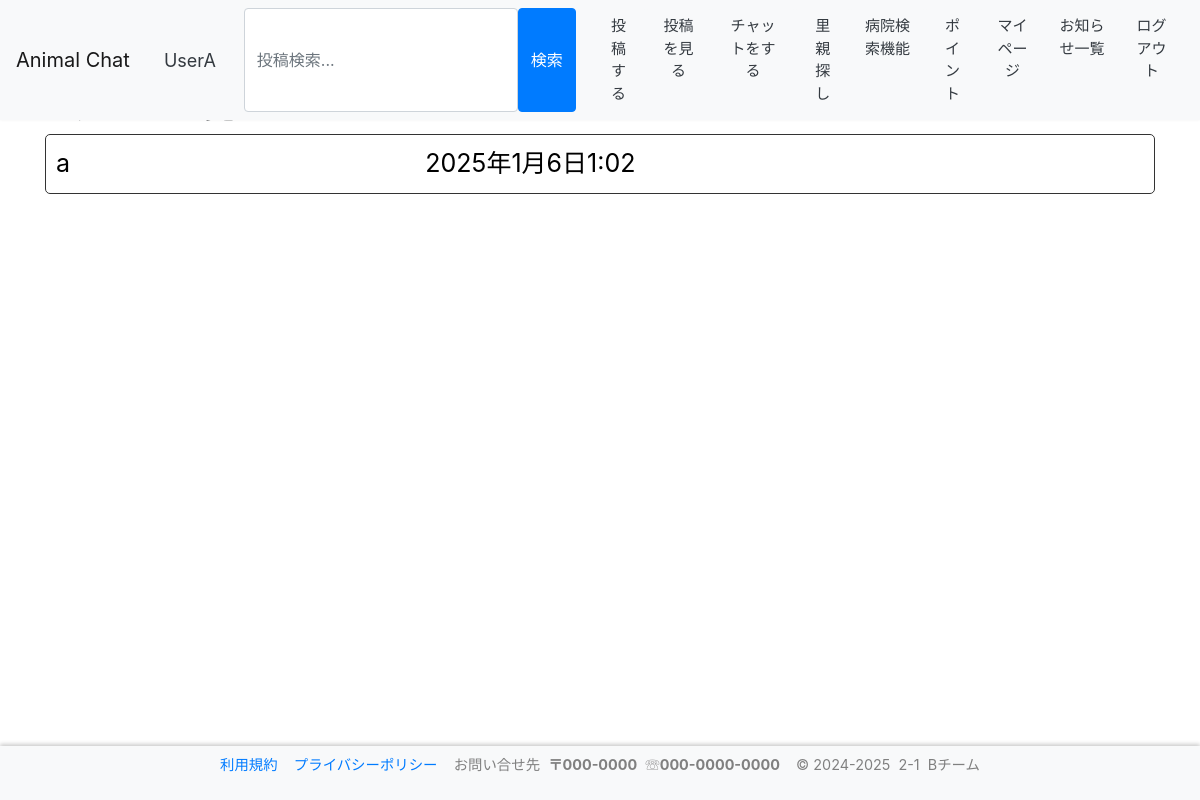
Before: /contents/notice_list/ (signed in) with the older database file.
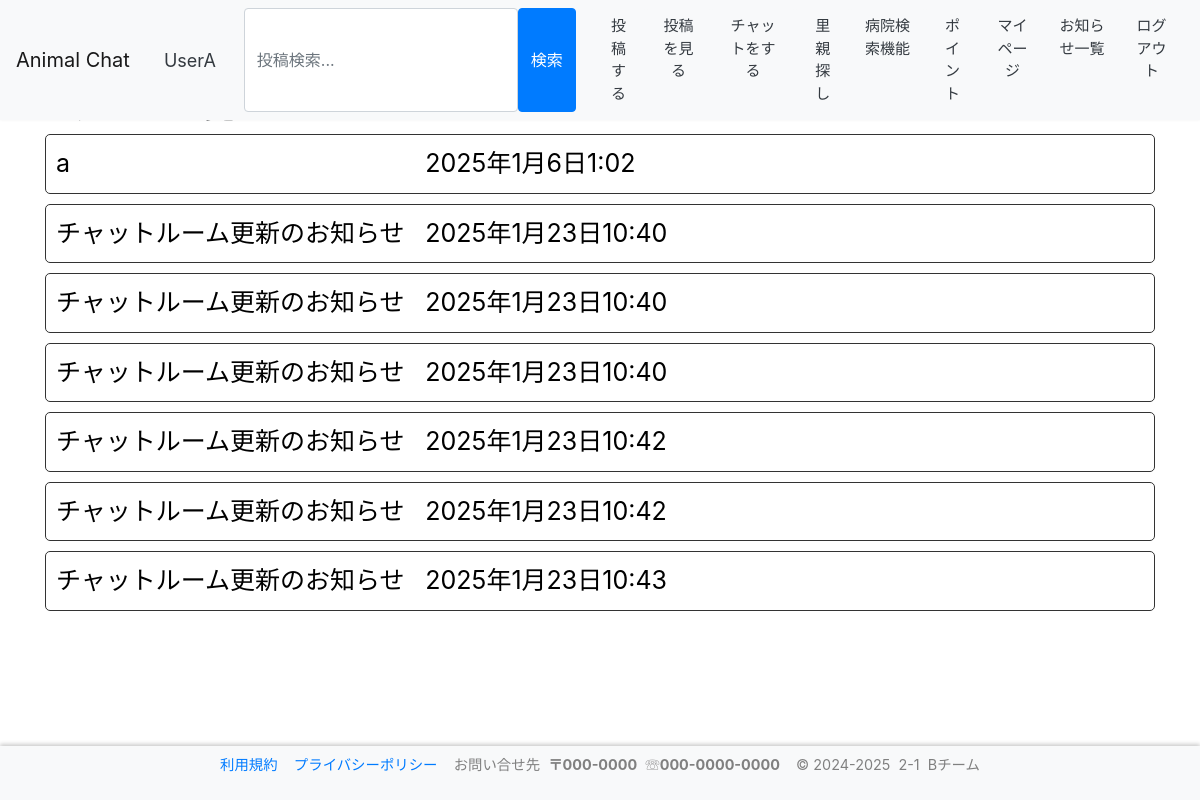
After: the same page with the newer database file.
### accounts/models.py (models this page shows)
class User(AbstractBaseUser, PermissionsMixin):
    screen_name = models.CharField(
        gettext_lazy('アカウント名'),
        max_length=128,
        default='',
        blank=True,
        help_text=gettext_lazy('128文字以内で入力してください'),
    )
    email = models.EmailField(gettext_lazy('メールアドレス'), unique=True)
    is_staff = models.BooleanField(
        gettext_lazy('staff status'),
        default=False,
        help_text=gettext_lazy('Designates whether the user can log into this admin site.'),
    )
    is_active = models.BooleanField(
        gettext_lazy('active'),
        default=True,
        help_text=gettext_lazy(
            'Designates whether this user should be treated as active. Unselect this instead of deleting accounts.'
        ),
    )
    date_joined = models.DateTimeField(gettext_lazy('date joined'), default=timezone.now)
    objects = CustomUserManager()
    points = models.IntegerField(
        default=0,
        blank=True,
        null=True,
    )
    pt_give = models.IntegerField(
        default=0,
        blank=True,
        null=True,
    )
    icon = models.ImageField(
        upload_to='icon/post',
        verbose_name='画像',
        null=True,
        blank=True
    )
    profile = models.TextField(
        gettext_lazy('プロフィール'),
        max_length=200,
        null=True,
        default='',
        blank=True,
        help_text=gettext_lazy('200文字以内で入力してください'),
    )
    USERNAME_FIELD = 'email'
    REQUIRED_FIELDS = []
    class Meta:
        verbose_name = gettext_lazy('user')
        verbose_name_plural = gettext_lazy('users')
    def __str__(self):
        return self.__unicode__()
    def __unicode__(self):
        return self.screen_name or self.email

### contents/models.py (models this page shows, shortened)
class NoticeList(models.Model):
    id = models.AutoField(primary_key=True)
    posted_at = models.DateTimeField(
        verbose_name="日時",
        auto_now_add=True
    )
    title = models.CharField(
        verbose_name="タイトル",
        max_length=30,
        default=""
    )
    text = models.TextField(
        verbose_name="本文"
    )
    target = models.IntegerField(
        null=True,
        blank=True,
    )

### contents/views.py (the view)
# urls.py: path('notice_list/', views.NoticeListView.as_view(), name='notice_l'),
class NoticeListView(ListView):
    template_name = 'contents/notice_list.html'
    paginate_by = 10
    context_object_name = "obj_data"
    def get_queryset(self):
        qs = NoticeList.objects.filter(Q(target=None)|Q(target=self.request.user.id))
        return qs

### templates/contents/notice_list.html (shortened to what this page needs)
{% extends "base.html" %}
{% load static %}
{% block content %}
<br>
    <div class="notice-container">
        <h2 class="notice-title">お知らせ一覧</h2>
        <div class="post-section">
        {% for data in obj_data %}
        <a style="text-decoration: none;font-style: #0000;color:black;" href= "{% url 'contents:notice_d' data.pk %}">
        <div class="card-columns" style="padding: 10px; margin-bottom: 10px; border: 1px solid #333333; border-radius: 5px; font-size:25px;">
            <div class="notice-content">
                <div class="notice-details">
                    <div>{{data.title}}</div>
                </div>
            </div>
            <div class="notice-time">{{ data.posted_at }}</div>
        </div>
      </a>
        {% endfor %}
        </div>
{% endblock %}

### templates/base.html (shortened to what this page needs)
<!doctype html>
<html lang="ja">
{% load static %}
<head>
    <link rel="stylesheet" href="https://cdn.jsdelivr.net/npm/bootstrap@4.6.0/dist/css/bootstrap.min.css"
>
    <link rel="stylesheet" href="https://cdn.jsdelivr.net/gh/gitbrent/bootstrap4-toggle@3.6.1/css/bootstrap4-toggle.min.css">
</head>
<header>
    <nav class="navbar navbar-expand-lg navbar-light bg-light">
            <a class="navbar-brand" href="{% url 'accounts:index' %}">Animal Chat</a>
        {% if user.is_authenticated %}
            <form method="get" action="{% url 'accounts:mypage' %}" >
                <button type="submit" class="btn btn-light text-dark me-2" style="font-size:18px;">
                    &nbsp{{ user|stringformat:"s" }}
                </button>
            </form>
        {% endif %}
        <div class="collapse navbar-collapse" id="navbarSupportedContent">
            <ul class="navbar-nav mr-auto">
                <br>
                <form method="get" action="{% url "post:posts_search" %}" class="col-12 col-lg-auto mb-2 mb-lg-0" role="search" style="display: flex;">
                    <input type="search" class="form-control" placeholder="投稿検索..." aria-label="Search" name="keyword" value="{{ request.GET.keyword }}" style="width:auto; height:auto;">
                    <input type="submit" value="検索" class="btn btn-primary ">
                </form>
                {% if user.is_authenticated %}
                    <form method="post" action="{% url 'post:posts' %}" >
                        <button type="submit" class="btn btn-light text-dark me-2" style=font-size:15px;>投稿する</button>
                    </form>
                    <form method="get" action="{% url 'post:posts_search' %}" >
                        <button type="submit" class="btn btn-light text-dark me-2" style=font-size:15px; style=font-size:15px;>投稿を見る</button>
                    </form>
                    <form method="get" action="{% url 'chat:index' %}" >
                        <button type="submit" class="btn btn-light text-dark me-2" style=font-size:15px;>チャットをする</button>
                    </form>
                    <form method="get" action="{% url 'accounts:adopt' %}" >
                        <button type="submit" class="btn btn-light text-dark me-2" style=font-size:15px;>里親探し</button>
                    </form>
                    <form method="get" action="{% url 'contents:hospital_list' %}" >
                        <button type="submit" class="btn btn-light text-dark me-2" style=font-size:15px;>病院検索機能</button>
                    </form>
                    <form method="get" action="{% url 'accounts:points' %}" >
                        <button type="submit" class="btn btn-light text-dark me-2" style=font-size:15px;>ポイント</button>
                    </form>
                    <form method="get" action="{% url 'accounts:mypage' %}" >
                        <button type="submit" class="btn btn-light text-dark me-2" style=font-size:15px;>マイページ</button>
                    </form>
                    <form method="get" action="{% url 'contents:notice_l' %}" >
                        <button type="submit" class="btn btn-light text-dark me-2" style=font-size:15px;>お知らせ一覧</button>
                    </form>
                    <form method="get" action="{% url 'accounts:logoutchk' %}">
                        <button type="submit" class="btn btn-light text-dark me-2" style=font-size:15px;>ログアウト</button>
                    </form>
                {% else %}
                    <form method="post" action="{% url 'accounts:login' %}">
                        {% csrf_token %}
                        <button type="submit" class="btn btn-light text-dark me-2" style=font-size:15px;>ログイン</button>
                    </form>
                {% endif %}
            </ul>
        </div>
    </nav>
</header>
    <body>
    <div class="container mt-3">
        <br>
        <br>
        {% block content %}{% endblock %}
        <p>&nbsp</p>
        <p>&nbsp</p>
        <p>&nbsp</p>
        <p>&nbsp</p>
    </div>
    </body>
</body>
    <footer>
        <nav class="navbar navbar-expand-lg navbar-light bg-light">
            <div class=" navbar-collapse" id="navbarSupportedContent" style="text-align:center;">
                <ul class="navbar-nav mr-auto" style="margin: auto;">
                    <li><a href="{% url 'contents:terms' %}">利用規約</a>&nbsp&nbsp&nbsp&nbsp<a href="{% url 'contents:privacy_policy' %}">プライバシーポリシー</a></li>
                    <li>
                        <div class="contact">
                            <p>お問い合せ先&nbsp&nbsp<b>〒000-0000</b>&nbsp&nbsp☏<b>000-0000-0000</b></p>
                        </div>
                    </li>
                    <li>
                        <div class="copyright" >
                            <p>© 2024-2025&nbsp&nbsp2-1&nbsp&nbspBチーム</p>
                        </div>
                    </li>
                </ul>
            </div>
        </nav>
    </footer>
</html>

### templates/base.html (style rules this page uses)
header { position: fixed; top: 0; left: 0; width: 100%; z-index:1; background-color: #333; color: #fff; justify-content: space-between; align-items: center; flex-wrap: nowrap; box-shadow: 0 -2px 4px rgba(0, 0, 0, 0.2); font-size: 0.9em; }
footer { position: fixed; bottom: 0; left:0; width: 100%; z-index:1; color: #808080; justify-content: space-between; align-items: center; flex-wrap: nowrap; box-shadow: 0 -2px 4px rgba(0, 0, 0, 0.2); font-size: 0.9em; }

Changed rows visible on the page:
added NoticeList: title "チャットルーム更新のお知らせ", posted_at "2025年1月23日10:40"
added NoticeList: title "チャットルーム更新のお知らせ", posted_at "2025年1月23日10:40"
added NoticeList: title "チャットルーム更新のお知らせ", posted_at "2025年1月23日10:40"
added NoticeList: title "チャットルーム更新のお知らせ", posted_at "2025年1月23日10:42"
added NoticeList: title "チャットルーム更新のお知らせ", posted_at "2025年1月23日10:42"
added NoticeList: title "チャットルーム更新のお知らせ", posted_at "2025年1月23日10:43"
